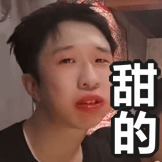
#> input picture live/assets/emo/images/bilibili/外星人甜.png, 162 x 162 px, given in place of brand_icon.png, which was not available
$ python generate_brand_assets.py
#> lines starting #> are read from the running program, lines starting #| are printed output that depends on the picture
import argparse
import json
import os
from pathlib import Path

from PIL import Image, ImageChops, ImageDraw, ImageFont, ImageOps

root = Path(__file__).resolve().parents[1]
parser = argparse.ArgumentParser(description='从 scripts/brand_icon.png 生成 FlGuo 平台图标；需要 Pillow。')
parser.add_argument('--output', type=Path, default=root)
parser.add_argument('--source', type=Path, default=root / 'scripts/brand_icon.png')
parser.add_argument('--font', type=Path)
options = parser.parse_args()
output = options.output

with Image.open(options.source) as original:
#> original is the input picture: PIL image 162x162 P; mean R, G, B 114.7, 87.4, 79.5
    if original.width != original.height:
        raise SystemExit('图标源必须为正方形，避免拉伸或裁切原图。')
    if original.width < 1:
        raise SystemExit('图标源尺寸无效。')
    source = original.convert('RGBA')

# 原图保持不变；平台派生图只缩放，不重绘或锐化图案。
foreground = source.resize((1024, 1024), Image.Resampling.LANCZOS)
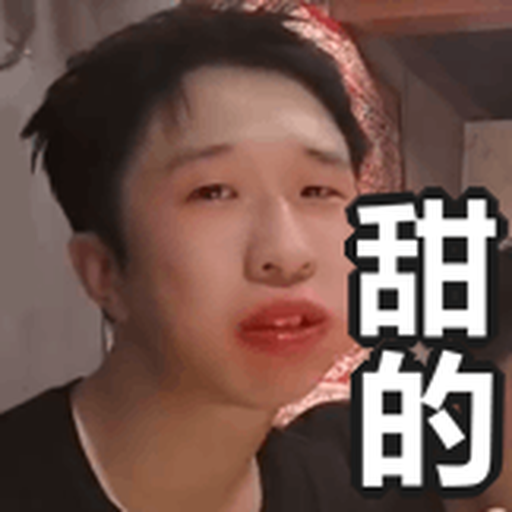
#> foreground: PIL image 1024x1024 RGBA (shown at 1/2 size); mean R, G, B, A 114.5, 87.2, 79.3, 255
icon = Image.new('RGBA', (1024, 1024), 'white')
#> icon: PIL image 1024x1024 RGBA; every value is 255
icon.alpha_composite(foreground)
icon = icon.convert('RGB')  # iOS App Store 图标不允许透明通道。
#> icon: PIL image 1024x1024 RGB
rounded = foreground

# Android adaptive 的108dp画布保留72dp图形，避免系统圆形/方形蒙版裁掉主体。
adaptive = Image.new('RGBA', (1536, 1536))
#> adaptive: PIL image 1536x1536 RGBA; every value is 0
adaptive.alpha_composite(foreground, (256, 256))
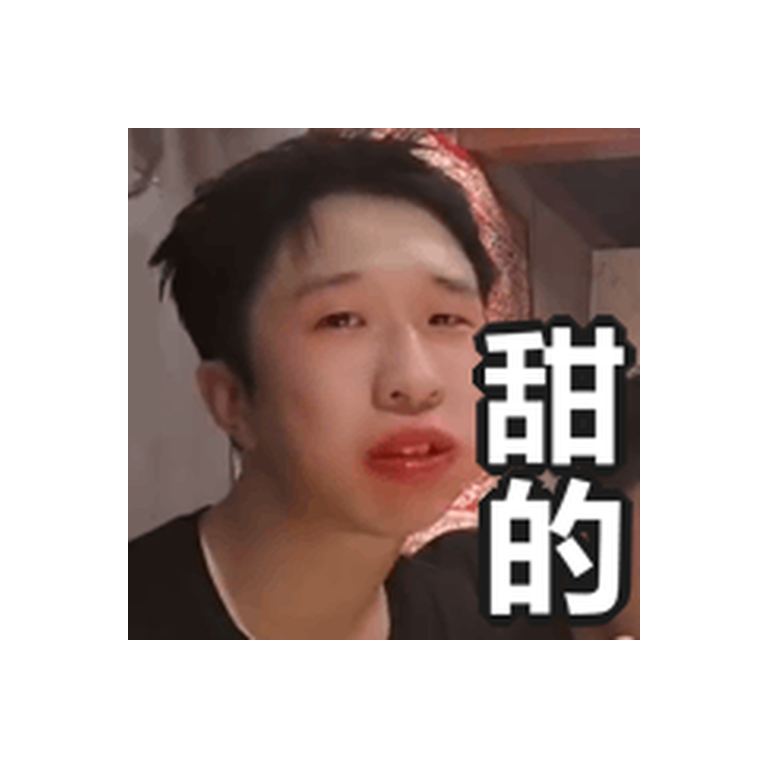
#> adaptive: PIL image 1536x1536 RGBA (shown at 1/2 size); mean R, G, B, A 50.9, 38.8, 35.3, 113.3; transparent parts drawn white
# 原图含白底，不能直接拿alpha作单色图标，否则只剩一整块圆角方形。
mask = ImageChops.multiply(
    ImageOps.invert(ImageOps.grayscale(foreground.convert('RGB'))),
    foreground.getchannel('A'),
)
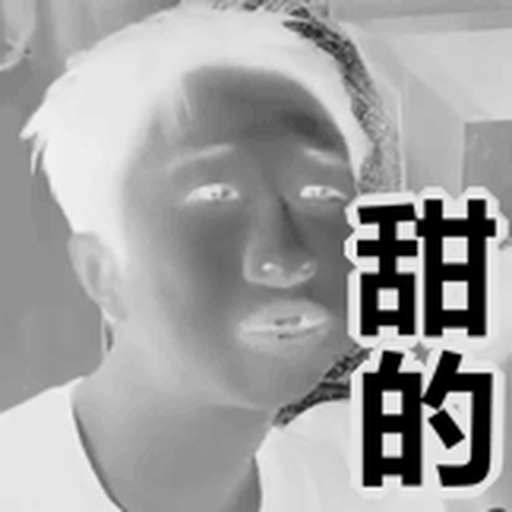
#> mask: PIL image 1024x1024 L (shown at 1/2 size); min 0, max 255, mean 160.5
silhouette = Image.new('RGBA', (1024, 1024), 'white')
silhouette.putalpha(mask)
monochrome = Image.new('RGBA', (1536, 1536))
monochrome.alpha_composite(silhouette, (256, 256))


def save(image, name, **kwargs):
    destination = output / name
    destination.parent.mkdir(parents=True, exist_ok=True)
    image.save(destination, **kwargs)


def asset_catalog(directory, image):
#> (the run stopped early here; a loop or call above may not have finished)
